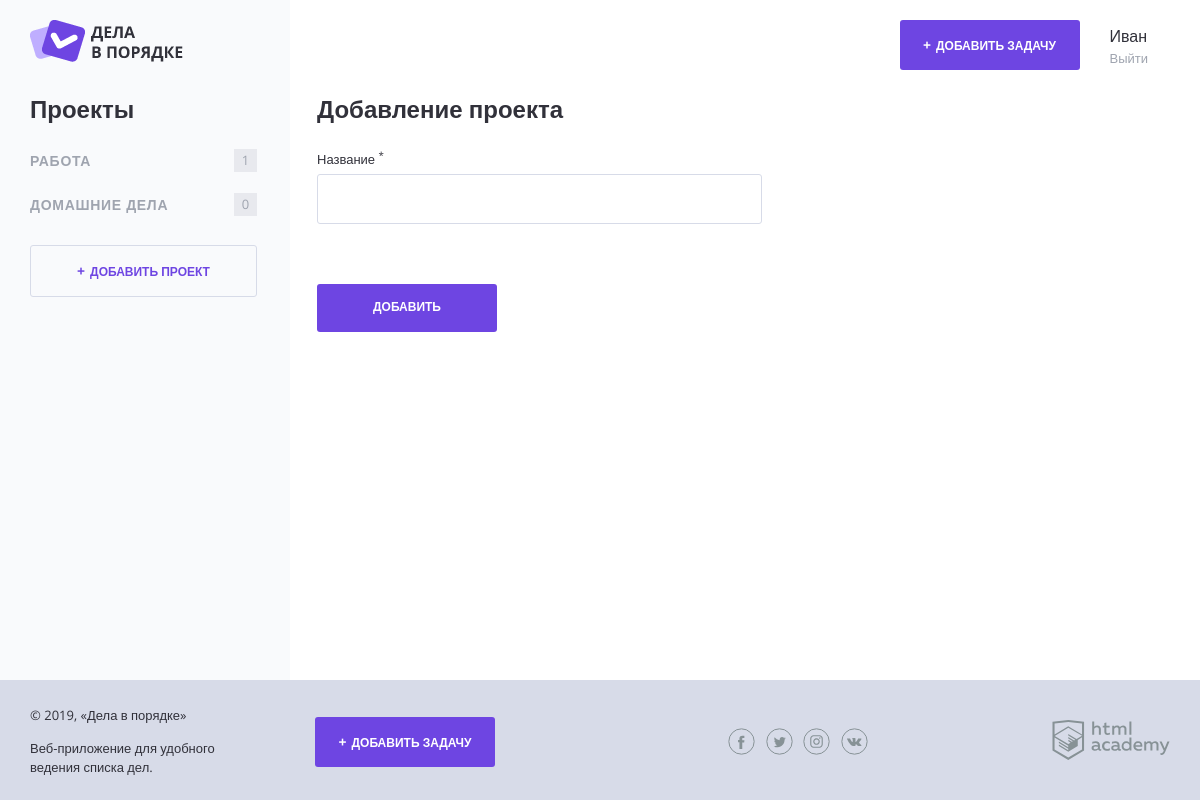
Screenshot of /project.php (signed in) with the database file from the repository.
### tables this page shows
CREATE TABLE projects (
	id INT AUTO_INCREMENT PRIMARY KEY,
	name VARCHAR (200)
);

### helpers.php (called while the page is built, shortened)
<?php
function include_template($name, array $data = [])
{
    $name = 'templates/' . $name;
    extract($data);
    require $name;
    $result = ob_get_clean();
    return $result;
}

### functions.php (called while the page is built, shortened)
<?php
function esc(string $str)
{
    $text = htmlspecialchars($str);
    return $text;
}

### db.php (called while the page is built, shortened)
<?php
function getProjects($con, $userId)
{
    $sql = "SELECT * FROM projects where user_id = $userId";
    $result = mysqli_query($con, $sql);
    if (!$result) {
        $error = mysqli_error($con);
        echo "Ошибка MySQL:" . $error;
        die;
    } else {
        $results = mysqli_fetch_all($result, MYSQLI_ASSOC);
        $categories = [];
    }
    foreach ($results as $result) {
        $categories[] = $result;
    }
    return $categories;
}
function projectTaskCount($con, $userId)
{
    $sql = "select project_id, COUNT(*) as tasksCount from tasks where user_id = $userId GROUP BY project_id;";
    $result = mysqli_query($con, $sql);
    $rows = mysqli_fetch_all($result, MYSQLI_ASSOC);
    $result = [];
    foreach ($rows as $row) {
        $result[$row['project_id']] = $row['tasksCount'];
    }
    return $result;
}
function layoutVars($con)
{
    if (isset($_SESSION['user'])) {
        $projectTaskCount = projectTaskCount($con, $_SESSION ['user']['id']);
        $projects = getProjects($con, $_SESSION ['user']['id']);
        return [
            'logged' => array_key_exists('user', $_SESSION),
            'user' => $_SESSION['user'] ?? null,
            'projects' => $projects,
            'projectTaskCount' => $projectTaskCount,
        ];
    }
    return [
        'logged' => false
    ];
}

### templates/layout.php (the view, shortened to what this page needs)
<!DOCTYPE html>
<html lang="ru">
<head>
    <link rel="stylesheet" href="css/normalize.css">
    <link rel="stylesheet" href="css/style.css">
    <link rel="stylesheet" href="css/flatpickr.min.css">
</head>
<body>
<div class="page-wrapper">
    <div class="container container--with-sidebar">
        <header class="main-header">
            <a href="/">
                <img src="img/logo.png" width="153" height="42" alt="Логотип Дела в порядке">
            </a>
            <div class="main-header__side">
                <?php if ($logged): ?>
                    <a class="main-header__side-item button button--plus open-modal" href="add.php">Добавить
                        задачу</a>
                    <div class="main-header__side-item user-menu">
                        <div class="user-menu__data">
                            <p><?= esc($user['username']) ?></p>
                            <a href="/logout.php">Выйти</a>
                        </div>
                    </div>
                <?php else : ?>
                    <a class="main-header__side-item button button--transparent"
                       href="auth.php">Войти</a>
                <?php endif; ?>
            </div>
        </header>
        <div class="content">
            <?php if ($logged): ?>
                <section class="content__side">
                    <h2 class="content__side-heading">Проекты</h2>
                    <nav class="main-navigation">
                        <ul class="main-navigation__list">
                            <?php
                            foreach ($projects as $category): ?>
                                <li class="main-navigation__list-item">
                                    <a class="main-navigation__list-item-link
                                <?php if ($projectId === (int)$category['id']): ?>main-navigation__list-item--active <?php endif ?>"
                                       href="/index.php?project_id=<?= $category['id'] ?>"><?= esc($category['name']) ?></a>
                                    <span class="main-navigation__list-item-count">
                                    <?php if (array_key_exists($category['id'], $projectTaskCount)): ?>
                                        <?= $projectTaskCount[$category['id']] ?>
                                    <?php else: ?>
                                        0
                                    <?php endif ?>
                                </span>
                                </li>
                            <?php endforeach ?>
                        </ul>
                    </nav>
                    <a class="button button--transparent button--plus content__side-button"
                       href="project.php" target="project_add">Добавить проект</a>
                </section>
                <main class="content__main">
                    <?= $content ?>
                </main>
            <?php endif; ?>
        </div>
    </div>
</div>
<footer class="main-footer">
    <div class="container">
        <div class="main-footer__copyright">
            <p>© 2019, «Дела в порядке»</p>
            <p>Веб-приложение для удобного ведения списка дел.</p>
        </div>
        <?php if ($logged): ?>
            <a class="main-footer__button button button--plus" href="add.php">Добавить задачу</a>
        <?php endif; ?>
        <div class="main-footer__social social">
            <a class="social__link social__link--facebook" href="#">
            </a>
            <a class="social__link social__link--twitter" href="#">
            </a>
            <a class="social__link social__link--instagram" href="#">
            </a>
            <a class="social__link social__link--vkontakte" href="#">
            </a>
        </div>
        <div class="main-footer__developed-by">
            <a href="https://htmlacademy.ru/intensive/php">
                <img src="img/htmlacademy.svg" alt="HTML Academy" width="118" height="40">
            </a>
        </div>
    </div>
</footer>
</body>
</html>

### rows the page displays
projects: name "РАБОТА", id "1"
projects: name "ДОМАШНИЕ ДЕЛА", shows "0"

### other values shown
$user['username'] "Иван"
